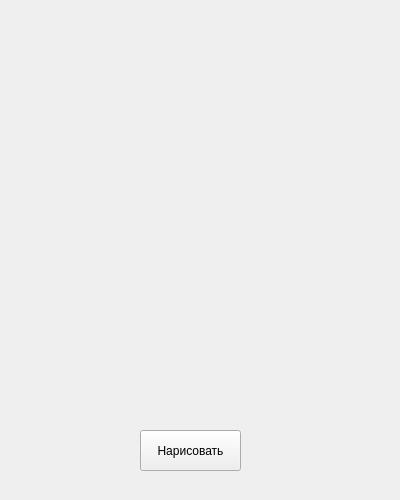
<?xml version="1.0" encoding="UTF-8"?>
<ui version="4.0">
 <class>MainWindow</class>
 <widget class="QMainWindow" name="MainWindow">
  <property name="geometry">
   <rect>
    <x>0</x>
    <y>0</y>
    <width>400</width>
    <height>500</height>
   </rect>
  </property>
  <property name="windowTitle">
   <string>MainWindow</string>
  </property>
  <widget class="QWidget" name="centralwidget">
   <widget class="QPushButton" name="pushButton">
    <property name="geometry">
     <rect>
      <x>140</x>
      <y>430</y>
      <width>101</width>
      <height>41</height>
     </rect>
    </property>
    <property name="text">
     <string>Нарисовать</string>
    </property>
   </widget>
  </widget>
 </widget>
 <resources/>
 <connections/>
</ui>
